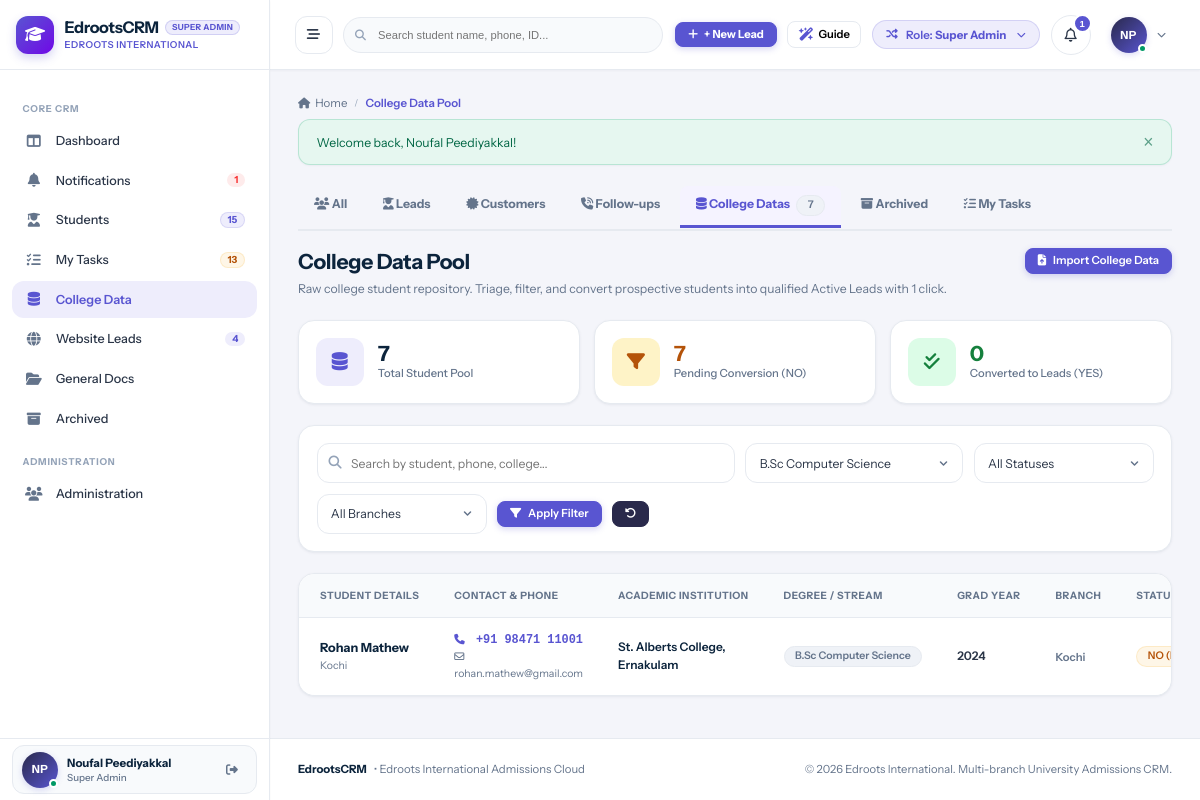
/data/college_data.php?degree=B.Sc Computer Science (signed in), run on the app's committed database.
### tables this page shows
CREATE TABLE `users` (
  `id` int(11) NOT NULL AUTO_INCREMENT,
  `branch_id` int(11) DEFAULT NULL,
  `role_id` int(11) NOT NULL,
  `manager_id` int(11) DEFAULT NULL,
  `reporting_manager_id` int(11) DEFAULT NULL,
  `name` varchar(150) NOT NULL,
  `email` varchar(150) NOT NULL,
  `password` varchar(255) NOT NULL,
  `phone` varchar(50) DEFAULT NULL,
  `designation` varchar(100) DEFAULT NULL,
  `avatar` varchar(255) DEFAULT NULL,
  `status` enum('Active','Inactive') DEFAULT 'Active',
  `created_at` datetime DEFAULT current_timestamp(),
  `updated_at` datetime DEFAULT NULL ON UPDATE current_timestamp(),
  PRIMARY KEY (`id`),
  UNIQUE KEY `email` (`email`),
  KEY `idx_branch` (`branch_id`),
  KEY `idx_role` (`role_id`),
  KEY `idx_manager` (`manager_id`)
);

CREATE TABLE `roles` (
  `id` int(11) NOT NULL AUTO_INCREMENT,
  `name` varchar(50) NOT NULL,
  `label` varchar(100) NOT NULL,
  `description` text DEFAULT NULL,
  `created_at` datetime DEFAULT current_timestamp(),
  PRIMARY KEY (`id`),
  UNIQUE KEY `name` (`name`)
);

CREATE TABLE `college_data` (
  `id` int(11) NOT NULL AUTO_INCREMENT,
  `student_name` varchar(150) NOT NULL,
  `mobile_number` varchar(50) NOT NULL,
  `phone` varchar(50) DEFAULT NULL,
  `phone_normalized` varchar(20) NOT NULL,
  `email` varchar(150) DEFAULT NULL,
  `college_name` varchar(200) NOT NULL,
  `degree` varchar(100) DEFAULT NULL,
  `stream` varchar(100) DEFAULT NULL,
  `passout_year` int(11) DEFAULT NULL,
  `graduation_year` int(11) DEFAULT NULL,
  `location` varchar(100) DEFAULT NULL,
  `city` varchar(100) DEFAULT NULL,
  `comments` text DEFAULT NULL,
  `data_source` varchar(100) DEFAULT 'Campus Seminar',
  `import_batch_id` int(11) DEFAULT NULL,
  `import_id` int(11) DEFAULT NULL,
  `branch_id` int(11) DEFAULT NULL,
  `is_converted` enum('NO','YES') DEFAULT 'NO',
  `converted_to_lead` tinyint(1) DEFAULT 0,
  `converted_lead_id` int(11) DEFAULT NULL,
  `lead_id` int(11) DEFAULT NULL,
  `converted_by` int(11) DEFAULT NULL,
  `converted_at` datetime DEFAULT NULL,
  `is_archived` tinyint(1) DEFAULT 0,
  `archived_at` datetime DEFAULT NULL,
  `archived_by` int(11) DEFAULT NULL,
  `archive_reason` varchar(255) DEFAULT NULL,
  `created_at` datetime DEFAULT current_timestamp(),
  PRIMARY KEY (`id`),
  KEY `idx_phone` (`phone_normalized`),
  KEY `idx_converted` (`is_converted`),
  KEY `idx_archived` (`is_archived`),
  KEY `idx_branch` (`branch_id`)
);

CREATE TABLE `branches` (
  `id` int(11) NOT NULL AUTO_INCREMENT,
  `name` varchar(100) NOT NULL,
  `code` varchar(20) NOT NULL,
  `city` varchar(100) NOT NULL,
  `state` varchar(100) NOT NULL DEFAULT 'Kerala',
  `country` varchar(100) NOT NULL DEFAULT 'India',
  `phone` varchar(50) DEFAULT NULL,
  `email` varchar(150) DEFAULT NULL,
  `address` text DEFAULT NULL,
  `manager_id` int(11) DEFAULT NULL,
  `status` enum('Active','Inactive') DEFAULT 'Active',
  `created_at` datetime DEFAULT current_timestamp(),
  `updated_at` datetime DEFAULT NULL ON UPDATE current_timestamp(),
  PRIMARY KEY (`id`),
  UNIQUE KEY `code` (`code`)
);

### data/college_data.php (the view, shortened to what the rows shown need)
<?php
require_once __DIR__ . '/../config/database.php';
require_once __DIR__ . '/../config/helpers.php';
require_once __DIR__ . '/../includes/auth.php';
require_login();
$activePage = 'college_data';
$degreeFilter = trim($_GET['degree'] ?? '');
$where = ["c.is_archived = 0"];
$params = [];
if (!empty($degreeFilter)) {
    $where[] = "c.degree = ?";
    $params[] = $degreeFilter;
}
$whereSql = implode(' AND ', $where);
$sql = "
    SELECT c.*, b.name AS branch_name,
           COALESCE(c.lead_id, c.converted_lead_id) AS lead_id,
           l.lead_code, u.name AS converted_by_name,
           COALESCE(c.phone, c.mobile_number) AS phone,
           COALESCE(c.city, c.location) AS city,
           COALESCE(c.graduation_year, c.passout_year) AS graduation_year
    FROM college_data c
    LEFT JOIN branches b ON c.branch_id = b.id
    LEFT JOIN leads l ON (l.id = c.lead_id OR l.id = c.converted_lead_id)
    LEFT JOIN users u ON c.converted_by = u.id
    WHERE {$whereSql}
    ORDER BY c.converted_to_lead ASC, c.id DESC
    LIMIT 100
";
$stmt = $pdo->prepare($sql);
$stmt->execute($params);
$records = $stmt->fetchAll();
include __DIR__ . '/../includes/header.php';
?>
<div class="page-header" style="display:flex; justify-content:space-between; align-items:flex-start; margin-bottom:1.5rem; flex-wrap:wrap; gap:1rem;">
  <div>
    <h1 style="font-size:1.5rem; font-weight:700; color:var(--text-heading); margin:0 0 0.35rem 0;">College Data Pool</h1>
  </div>
</div>
<div class="card">
  <div class="table-responsive">
    <table class="data-table">
      <thead>
        <tr>
          <th>Student Details</th>
          <th>Contact & Phone</th>
          <th>Academic Institution</th>
          <th>Degree / Stream</th>
          <th>Grad Year</th>
          <th>Branch</th>
          <th>Status</th>
        </tr>
      </thead>
      <tbody>
        <?php if (empty($records)): ?>
          <tr>
            <td colspan="8" style="text-align:center; padding:3rem; color:var(--text-muted);">
              <i class="fa-solid fa-folder-open" style="font-size:2rem; margin-bottom:0.75rem; display:block; color:var(--text-light);"></i>
              No college pool records match your current search criteria.
            </td>
          </tr>
        <?php else: ?>
          <?php foreach ($records as $row):
            $isConverted = (bool)$row['converted_to_lead'];
          ?>
            <tr>
              <td>
                <div style="font-weight:700; color:var(--text-heading); font-size:0.9rem;">
                  <?= htmlspecialchars($row['student_name']) ?>
                </div>
                <div style="font-size:0.75rem; color:var(--text-muted);">
                  <?= htmlspecialchars($row['city'] ?? 'Location N/A') ?>
                </div>
              </td>
              <td>
                <div style="font-family:monospace; font-weight:600; color:var(--primary); font-size:0.85rem;">
                  <i class="fa-solid fa-phone" style="font-size:0.75rem; margin-right:4px;"></i> <?= htmlspecialchars($row['phone']) ?>
                </div>
                <?php if (!empty($row['email'])): ?>
                  <div style="font-size:0.75rem; color:var(--text-muted);">
                    <i class="fa-regular fa-envelope" style="font-size:0.72rem; margin-right:4px;"></i> <?= htmlspecialchars($row['email']) ?>
                  </div>
                <?php endif; ?>
              </td>
              <td>
                <div style="font-weight:600; color:var(--text-heading); font-size:0.85rem;">
                  <?= htmlspecialchars($row['college_name'] ?? 'N/A') ?>
                </div>
              </td>
              <td>
                <span class="badge badge-secondary" style="font-weight:600; font-size:0.75rem;">
                  <?= htmlspecialchars($row['degree'] ?? 'General') ?>
                </span>
              </td>
              <td style="font-weight:600; font-size:0.85rem;">
                <?= htmlspecialchars($row['graduation_year'] ?? '—') ?>
              </td>
              <td>
                <span style="font-size:0.8rem; font-weight:600; color:var(--text-muted);">
                  <?= htmlspecialchars($row['branch_name'] ?? 'Unassigned') ?>
                </span>
              </td>
              <td>
                <?php if ($isConverted): ?>
                  <span class="badge badge-success" style="font-weight:700; font-size:0.75rem;">
                    <i class="fa-solid fa-check"></i> CONVERTED
                  </span>
                  <?php if (!empty($row['lead_code'])): ?>
                    <a href="<?= base_url('leads/view.php?id=' . $row['lead_id']) ?>" style="display:block; font-size:0.72rem; color:var(--primary); font-family:monospace; margin-top:3px; text-decoration:none;">
                      <?= htmlspecialchars($row['lead_code']) ?> &rarr;
                    </a>
                  <?php endif; ?>
                <?php else: ?>
                  <span class="badge badge-warning" style="font-weight:600; font-size:0.75rem;">
                    NO (Raw Pool)
                  </span>
                <?php endif; ?>
              </td>
            </tr>
          <?php endforeach; ?>
        <?php endif; ?>
      </tbody>
    </table>
  </div>
</div>
<?php include __DIR__ . '/../includes/footer.php'; ?>

### includes/header.php (shortened to what the rows shown need)
<?php
require_once __DIR__ . '/auth.php';
$currentUser = current_user();
$unreadNotifCount = $currentUser ? get_unread_notifications_count($currentUser['id']) : 0;
$activePage = $activePage ?? '';
?>
<!DOCTYPE html>
<html lang="en">
<head>
  <link rel="stylesheet" href="https://cdnjs.cloudflare.com/ajax/libs/font-awesome/6.5.1/css/all.min.css">
  <link rel="stylesheet" href="<?= base_url('assets/css/style.css') ?>">
</head>
<body>
<div id="app-layout">
  <?php include __DIR__ . '/sidebar.php'; ?>
  <div id="main-wrapper">
    <header id="top-navbar">
      <div class="navbar-right">
        <div class="role-switcher-dropdown" style="position: relative;">
          <button type="button" class="role-switcher-btn" id="role-switcher-btn" title="Simulate different role permissions">
            <span>Role: <strong><?= htmlspecialchars($currentUser['role_label'] ?? 'Guest') ?></strong></span>
          </button>
        </div>
        <div style="position: relative;">
          <button type="button" class="notification-bell-btn" id="notif-bell-btn" title="Notifications">
            <i class="fa-regular fa-bell"></i>
            <?php if ($unreadNotifCount > 0): ?>
              <span class="notification-counter"><?= $unreadNotifCount ?></span>
            <?php endif; ?>
          </button>
        </div>
        <div style="position: relative;">
          <button type="button" class="profile-dropdown-btn" id="user-profile-btn">
            <div class="user-avatar-sm online">
              <?= user_initials($currentUser['name'] ?? 'U') ?>
            </div>
            <i class="fa-solid fa-chevron-down" style="font-size:0.65rem; color:var(--text-muted);"></i>
          </button>
        </div>
      </div>
    </header>
    <main class="content-area">

### includes/sidebar.php (shortened to what the rows shown need)
<?php
global $pdo;
$currentUser = current_user();
$activePage = $activePage ?? '';
$sidebarUnreadNotifs = 0;
try {
    if ($pdo && $currentUser) {
        $now = time();
        $useSidebarCache = !empty($_SESSION['sidebar_cache']) && ($now - ($_SESSION['sidebar_cache_time'] ?? 0) < 30);
        if ($useSidebarCache) {
            $sc = $_SESSION['sidebar_cache'];
            $sidebarActiveLeadsCount = $sc['active_leads'] ?? 0;
            $sidebarWebLeadsCount    = $sc['web_leads'] ?? 0;
            $sidebarScheduledCount   = $sc['scheduled'] ?? 0;
            $sidebarOverdueCount     = $sc['overdue'] ?? 0;
            $sidebarTodayLeadsCount  = $sc['today_leads'] ?? 0;
            $sidebarPendingLeadsCount= $sc['pending_leads'] ?? 0;
            $sidebarTotalTasks       = $sc['total_tasks'] ?? 0;
            $sidebarUnreadNotifs     = $sc['unread_notifs'] ?? 0;
        } else {
            $sidebarUnreadNotifs = get_unread_notifications_count($currentUser['id']);
        }
    }
} catch (Exception $e) {
}
?>
<aside id="sidebar">
<?php
$rawRoleLabel = $currentUser['role_label'] ?? 'Staff';
$headerRoleBadge = $rawRoleLabel;
?>
  <div class="sidebar-header" id="sidebar-brand-header">
    <a href="<?= base_url('dashboard/index.php') ?>" class="brand-wrapper">
      <div class="brand-text">
        <div class="brand-title-row">
          <h1 class="brand-title">EdrootsCRM</h1>
          <span class="sidebar-role-badge sidebar-demo-badge" title="<?= htmlspecialchars($rawRoleLabel) ?>"><?= htmlspecialchars($headerRoleBadge) ?></span>
        </div>
      </div>
    </a>
  </div>
  <nav class="sidebar-nav">
    <a href="<?= base_url('notifications/index.php') ?>" id="sidebar-nav-notifications" class="nav-item <?= ($activePage === 'notifications') ? 'active' : '' ?>">
      <div class="nav-item-content">
        <i class="fa-solid fa-bell nav-icon"></i>
        <span class="nav-label">Notifications</span>
      </div>
      <?php if ($sidebarUnreadNotifs > 0): ?>
        <span class="nav-badge badge-red" title="<?= $sidebarUnreadNotifs ?> unread / unattended notifications"><?= $sidebarUnreadNotifs ?></span>
      <?php endif; ?>
    </a>
  </nav>
  <div class="sidebar-user">
    <div class="sidebar-user-card">
      <div class="user-snippet">
        <div class="user-avatar-sm online" title="<?= htmlspecialchars($currentUser['name'] ?? 'User') ?>">
          <?= user_initials($currentUser['name'] ?? 'U') ?>
        </div>
        <div class="user-info">
          <span class="user-name" title="<?= htmlspecialchars($currentUser['name'] ?? 'User') ?>"><?= htmlspecialchars($currentUser['name'] ?? 'User') ?></span>
          <span class="user-role"><?= htmlspecialchars($currentUser['role_label'] ?? 'Staff') ?></span>
        </div>
      </div>
    </div>
  </div>
</aside>

### data on the page
users: role.label "SUPER ADMIN", id "1", name "NP", name "Noufal Peediyakkal", role.label "Super Admin"
college_data: student_name "Rohan Mathew", city "Kochi", phone "+91 98471 11001", email "rohan.mathew@gmail.com", college_name "St. Alberts College, Ernakulam", degree "B.Sc Computer Science", graduation_year "2024", branch.name "Kochi", converted_to_lead "NO…"

### other printed values
$sidebarActiveLeadsCount "15"
$sidebarTotalTasks "13"
$sidebarWebLeadsCount "4"
$pageTitle "College Data Pool"
$flash['message'] "Welcome back, Noufal Peediyakkal!"
$totalRecords "7"
$unconvertedCount "7"
$convertedCount "0"
form field degree "B.Sc Computer Science"
